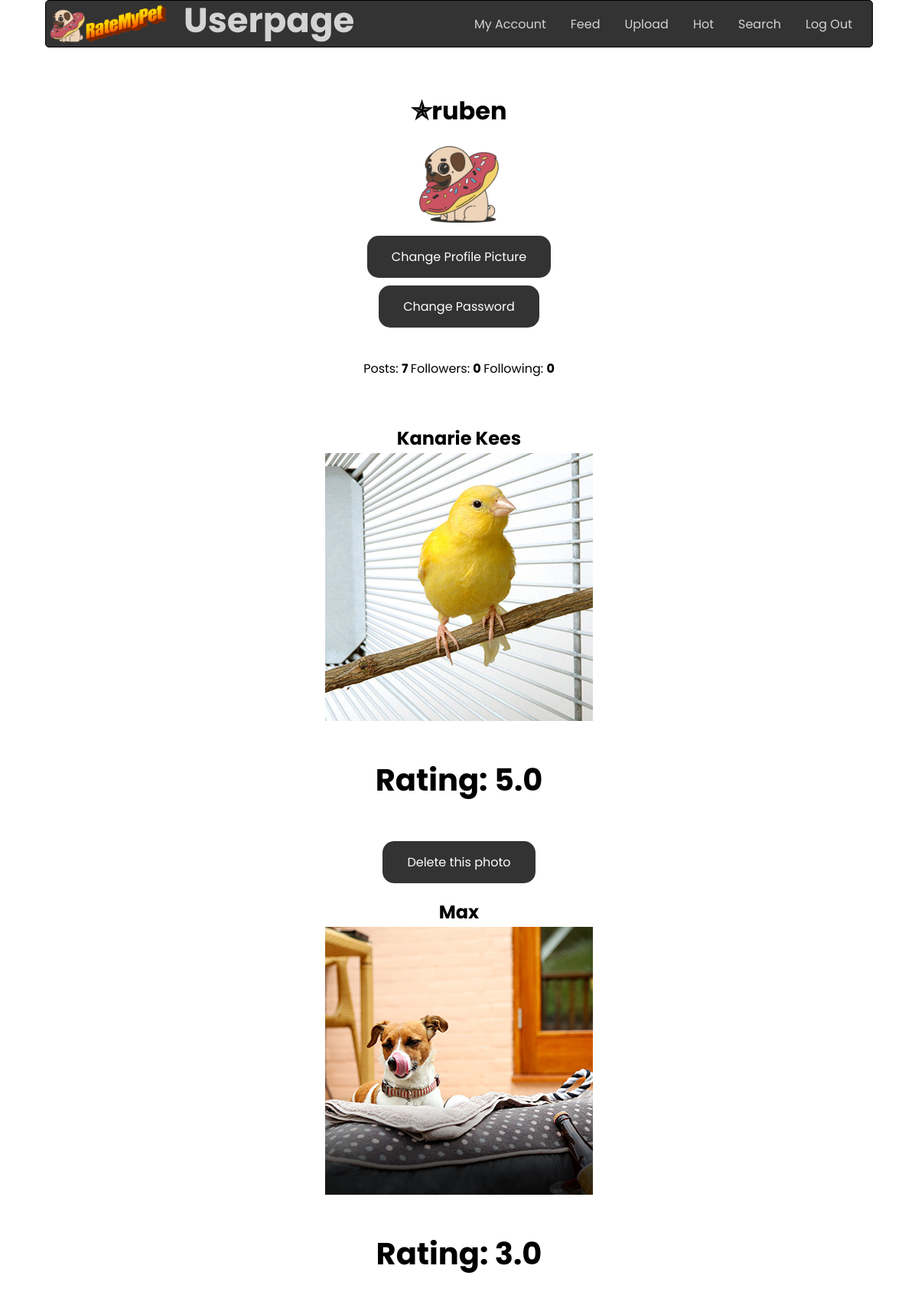
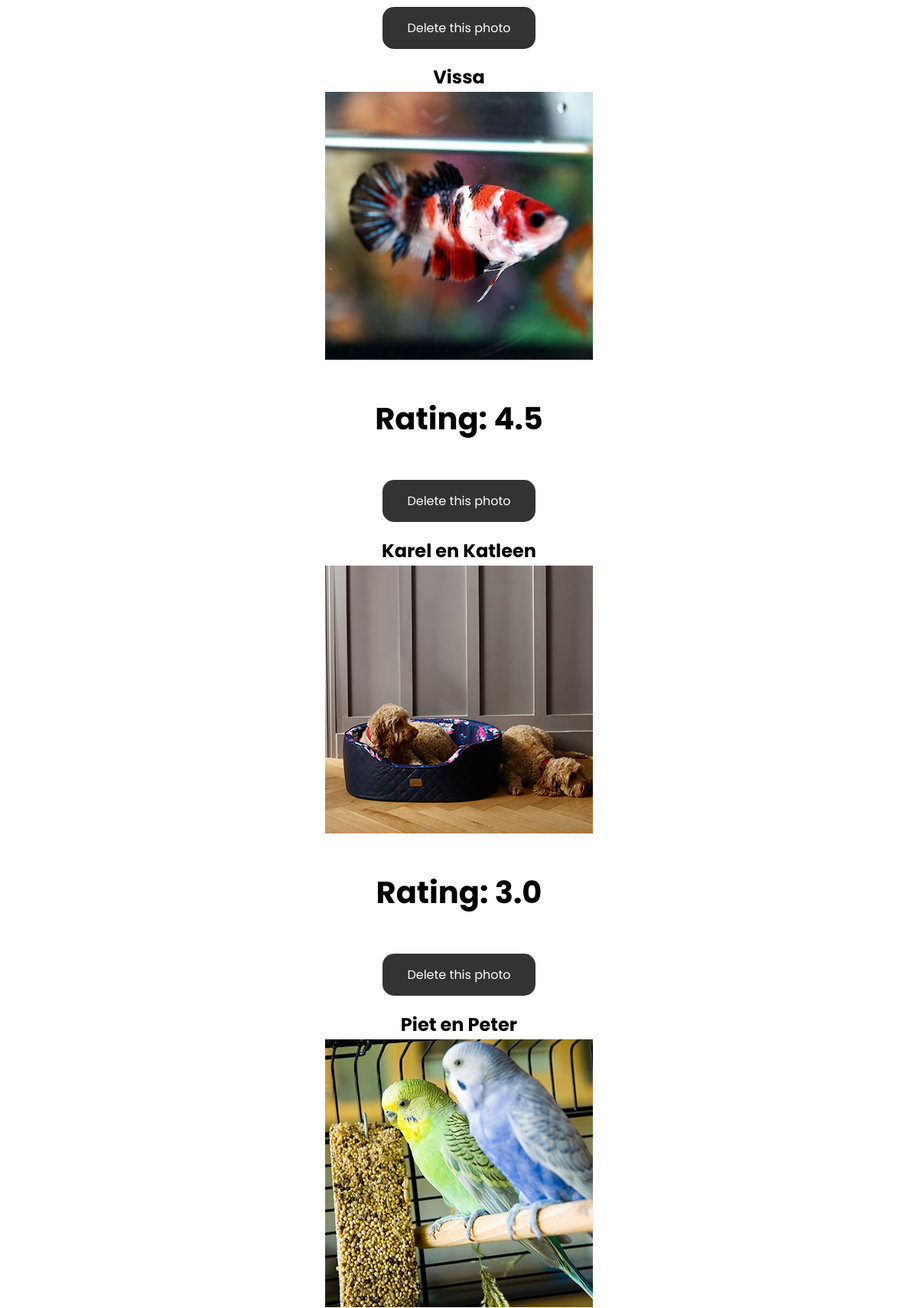
/your_userpage (signed in, upper part), run on the app's committed database (2 pictures, top to bottom).
### tables this page shows
CREATE TABLE 'users' ('id' INTEGER PRIMARY KEY AUTOINCREMENT NOT NULL, 'username' TEXT NOT NULL, 'hash' TEXT NOT NULL);

CREATE TABLE 'photo' ('photo_id' INTEGER PRIMARY KEY AUTOINCREMENT NOT NULL, 'id' INTEGER NOT NULL, 'time' DATETIME NOT NULL DEFAULT CURRENT_TIMESTAMP, 'photo_path' TEXT NOT NULL, 'rating' REAL DEFAULT 0, 'rated' INTEGER DEFAULT 0, 'caption' TEXT);

### application.py (the view)
@app.route("/your_userpage", methods = ["GET", "POST"])
@login_required
def your_userpage():
    user_id = session["user_id"]
    username = get_username(user_id)
    followers_following = following_follower(user_id)
    following = followers_following[0]
    followers = followers_following[1]
    picture_info = get_pictures(user_id)
    profile_pic = select_profile_pic(user_id)
    if request.form.get("delete_photo") != None:
        delete_picture(request.form.get("delete_photo"))
        return redirect(url_for("your_userpage"))
    if request.form.get("reset") != None:
        reset_history(user_id)
    if request.form.get("change") == "yes":
        return render_template("upload_profile_picture.html")
    return render_template("your_userpage.html", user_id = user_id, username = username,
                            following_amount = len(followers), follower_amount = len(following),
                            picture_info = picture_info,profile_pic = profile_pic, post_amount = len(picture_info))

### helpers.py (called while the page is built)
def login_required(f):
    @wraps(f)
    def decorated_function(*args, **kwargs):
        if session.get("user_id") is None:
            return redirect("/login")
        return f(*args, **kwargs)
    return decorated_function

def get_username(user_id):
    username = db.execute("SELECT username FROM users WHERE id = :user_id", user_id = user_id)
    return username[0]["username"]

def following_follower(user_id):
    follower_following = []
    follower_following += [db.execute("SELECT follower_username FROM followers WHERE id = :id", id = user_id)]
    follower_following += [db.execute("SELECT following_username FROM following WHERE id = :id", id = user_id)]
    return follower_following

def get_pictures(user_id):
    return db.execute("SELECT * FROM photo WHERE id = :user_id", user_id = user_id)

def select_profile_pic(user_id):
    profile_pics = db.execute("SELECT * FROM profile_pic WHERE id = :id", id = user_id)
    if len(profile_pics) == 0:
        return "/static/profile_pic/stock.png"
    else:
        return profile_pics[0]['photo_path']

### templates/your_userpage.html (shortened to what this page needs)
{% extends "layout.html" %}
{% block main %}
    <h1>✯{{username}}</h1> <img src="{{profile_pic}}" alt="profile picture" class="profilepic"/>
    <br/>
    <form action="{{ url_for('upload_profile_picture') }}" method="get">
        <button class="button" type="submit" name="change" value = "yes">Change Profile Picture</button>
    </form>
    <form action="{{ url_for('password_change') }}" method="get">
        <button class="button" type="submit" name="change_password" value = "yes">Change Password</button>
    </form>
    <br/>
    <p>Posts: <strong>{{post_amount}}&nbsp;</strong>Followers: <strong>{{follower_amount}}&nbsp;</strong>Following: <strong>{{following_amount}}</strong></p>
    <br/>
        {% for picture in picture_info%}
            <tr>
                <td><h2>{{picture.caption}}</h2></td>
                <td><img class="post" src="{{picture.photo_path}}"/></td>
                {% if picture.rating == 0 %}
                    <td><p>Not yet rated</p></td>
                {% else %}
                    <td><p class="rating2">Rating: {{'%0.1f'% picture.rating|float}}</p></td>
                {% endif %}
                <form action="{{ url_for('your_userpage') }}" method="post">
                    <input type="submit" class="button" name="delete" value="Delete this photo" method="post"></input>
                </form>
            </tr>
        {% endfor%}
{% endblock %}

### templates/layout.html (shortened to what this page needs)
<!DOCTYPE html>
<html lang="en">
    <head>
        <link rel="stylesheet" href="/static/stylesheet.css?q=128054978" type="text/css" media="screen" charset="utf-8" />
    </head>
    <body>
        <nav>
            <a href="{{ url_for('feed') }}"><img src="static/logo.png" class="logo"/></a>
            <h1 class="title">{{self.title()}}</h1>
            <div>
                {% if session.user_id %}
                    <ul>
                        <li><a href="{{url_for('logout')}}">Log Out</a></li>
                        <li><a href="{{url_for('search')}}">Search</a></li>
                        <li><a href="{{url_for('hot')}}">Hot</a></li>
                        <li><a href="{{url_for('upload')}}">Upload</a></li>
                        <li><a href="{{url_for('feed')}}">Feed</a></li>
                        <li><a href="{{url_for('your_userpage')}}">My Account</a></li>
                    </ul>
                {% else %}
                    <ul>
                        <li><a href="{{url_for('register')}}">Register</a></li>
                        <li><a href="{{url_for('login')}}">Log In</a></li>
                    </ul>
                {% endif %}
            </div>
        </nav>
        <div class="container">
            <main>
                {% block main %}{% endblock %}
            </main>
        </div>
    </body>
</html>

### static/stylesheet.css (style rules this page uses)
* { font-family: 'Poppins', Arial, sans-serif; }
body { background: gradient(45deg, #8b9da9, #fff6e4); min-width: 950px; }
.logo { height: 50px; margin: 5px; }
.title { font-size: 45px; color: lightgrey; position: absolute; top: -45px; left: 180px; }
ul { position: absolute; top: 0px; right: 10px; list-style-type: none; margin: 0; padding: 0; overflow: hidden; background-color: #333333; }
li { float: right; }
li a { display: block; color: lightgrey; text-align: center; padding: 18px 16px; height: 24px; text-decoration: none; }
nav { position: absolute; top: 0px; right: 0; left: 0; margin: auto; width: 90%; height: 60px; border: 0.5px solid black; border-radius: 5px; background-color: #333333; min-width: 950px; }
.container { position: absolute; top: 100px; left: 5%; width: 90%; margin: 0 auto; text-align: center; }
.button { background-color: #333333; border: none; color: white; padding: 15px 32px; text-align: center; text-decoration: none; display: inline-block; font-size: 16px; border-radius: 15px; margin-top: 10px; }
.profilepic { height: 100px; }
.post { height: 350px; margin-top: -18px; }
.rating2 { font-weight: bold; font-size: 40px; }

### data on the page
users: username "ruben"
photo: caption "Kanarie Kees", photo_path (picture), rating "5.0"
photo: caption "Max", photo_path (picture), rating "3.0"
photo: caption "Vissa", photo_path (picture), rating "4.5"
photo: caption "Karel en Katleen", photo_path (picture), rating "3.0"
photo: caption "Piet en Peter", photo_path (picture)

### other printed values
{{ post_amount }} "7"
{{ follower_amount }} "0"
{{ following_amount }} "0"
